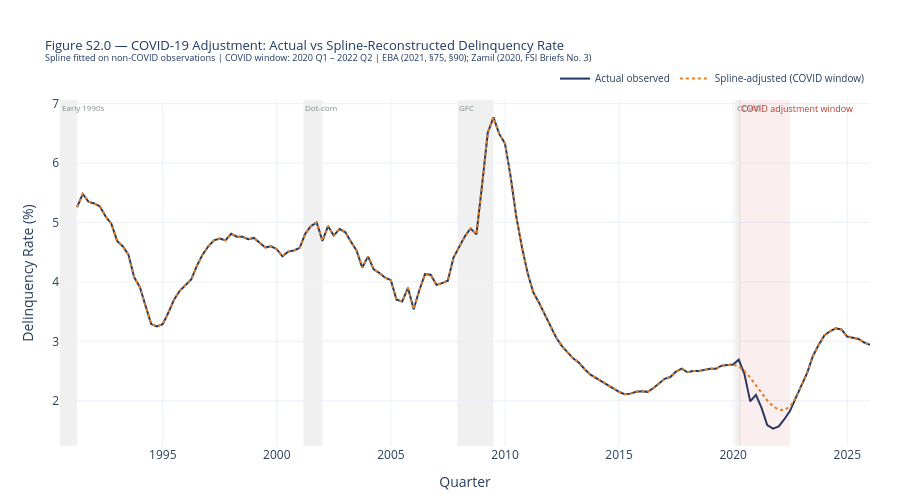

The notebook cell this image was saved under:
### Markdown cell above
## **2: COVID-19 Adjustment — Cubic Spline & Structural Break Dummy**
___
Before fitting any PD model, `us_delinquency_rate` is adjusted to correct
for the artificial suppression of defaults during the COVID-19 period
**(2020 Q1 – 2022 Q2)**.

### Why this adjustment is necessary

Government support measures — stimulus payments, mortgage payment holidays,
and moratoria — suppressed observed delinquency rates below their true
economic level during this period. The EBA (2021, §75) explicitly documents
that public support measures *reduced the level of defaults that would
otherwise be observed.* Training a regression model on these artificially
suppressed values biases coefficients downward and produces forecasts that
underestimate default risk in stress scenarios.

### Why COVID only — not other recessions

The 1990s, dot-com, and GFC recessions all followed the standard
macro-default transmission mechanism and represent the most informative
training signal for the model. COVID broke the mechanism through policy
intervention, not through underlying economics. Masking the GFC would
discard the model's most important stress calibration period.

### Two-layer adjustment approach

**Layer 1 — Cubic spline reconstruction**

A natural cubic spline $S(t)$ is fitted through the non-COVID observations
$(t_1, y_1), \ldots, (t_n, y_n)$ and evaluated over the COVID window to
reconstruct a counterfactual delinquency path:

$$\tilde{y}_t = \begin{cases} y_t & t \notin [\text{2020 Q1},\, \text{2022 Q2}] \\ S(t) & t \in [\text{2020 Q1},\, \text{2022 Q2}] \end{cases}$$

This is consistent with the EBA (2021, §90) observation that institutions
applied *smoothing factors to macroeconomic variables underlying IFRS 9
scenarios* to reflect average forecasts during the distortion period.

**Layer 2 — COVID structural break dummy**

A binary dummy variable is included as a regressor in all PD models:

$$D_t^{\text{COVID}} = \begin{cases} 1 & t \in [\text{2020 Q1},\, \text{2022 Q2}] \\ 0 & \text{otherwise} \end{cases}$$

This captures any residual structural break effect not absorbed by the
spline. The temporary nature of the distortion is supported by EBA (2021,
§94), which documents that IFRS 9 PD patterns largely reverted to
pre-COVID relationships by December 2020.

**References:**
EBA (2021). *IFRS 9 Implementation by EU Institutions — Monitoring Report.*
EBA/Rep/2021/35, paragraphs 75, 90, 94.

Zamil, R. (2020). *Expected loss provisioning under a global pandemic.*
FSI Briefs No. 3, Bank for International Settlements.

### Code cell
import pandas as pd
import numpy as np
from scipy.interpolate import CubicSpline
import plotly.graph_objects as go


# ── Load ──────────────────────────────────────────────────────────────────────
GITHUB_RAW   = 'https://raw.githubusercontent.com/hogandan85/ST-498/main/Data%20Collection'
LOCAL_OUTPUT = Path(r'C:\Users\andre\OneDrive\LSE\ST498 - Capstone Project\ST-498\Data Collection')
df = pd.read_csv(f'{GITHUB_RAW}/SARIMA_regressors_US_Q.csv', index_col=0, parse_dates=True)

TARGET = 'us_delinquency_rate'

# ── Define COVID adjustment window ────────────────────────────────────────────
# 2020 Q1 – 2022 Q2: government support suppressed observed defaults
# EBA (2021, §75); Zamil (2020, FSI Briefs No. 3)
COVID_START = '2020-03-31'
COVID_END   = '2022-06-30'
covid_mask  = (df.index >= COVID_START) & (df.index <= COVID_END)

# ── Layer 1: Cubic spline reconstruction ─────────────────────────────────────
# Fit spline on non-COVID, observed quarters only
# EBA (2021, §90): smoothing factors applied to macro variables in IFRS 9 scenarios
train_mask  = df[TARGET].notna() & ~covid_mask
spline_data = df.loc[train_mask, TARGET].copy()

x_all   = np.arange(len(df))
x_train = x_all[train_mask.values]
y_train = spline_data.values

cs = CubicSpline(x_train, y_train)

df['delinquency_spline'] = df[TARGET].copy()
covid_idx = np.where(covid_mask)[0]
df.loc[covid_mask, 'delinquency_spline'] = cs(covid_idx)

# ── Layer 2: COVID structural break dummy ─────────────────────────────────────
# Binary indicator — 1 during COVID distortion window, 0 otherwise
# EBA (2021, §94): distortion temporary, PD patterns reverted by end 2020
df['covid_dummy'] = covid_mask.astype(int)

# ── Save updated dataset ──────────────────────────────────────────────────────
df.to_csv(LOCAL_OUTPUT / 'SARIMA_regressors_adjusted_US_Q.csv')
print(f'Saved SARIMA_regressors_adjusted_US_Q.csv — added delinquency_spline and covid_dummy')
print(f'COVID window : {COVID_START} to {COVID_END}  ({covid_mask.sum()} quarters)')
print(f'Spline range during COVID : {df.loc[covid_mask, "delinquency_spline"].min():.3f}% '
      f'to {df.loc[covid_mask, "delinquency_spline"].max():.3f}%')
print(f'Actual range during COVID : {df.loc[covid_mask, TARGET].min():.3f}% '
      f'to {df.loc[covid_mask, TARGET].max():.3f}%')

# ── Plot: actual vs spline-adjusted ──────────────────────────────────────────
NAVY, AMBER, RED, GREY = '#1F3864', '#E67E22', '#C0392B', '#7F8C8D'
RECESSIONS = [
    ('1990-07-01', '1991-03-31', 'Early 1990s'),
    ('2001-03-01', '2001-12-31', 'Dot-com'),
    ('2007-12-01', '2009-06-30', 'GFC'),
    ('2020-02-01', '2020-04-30', 'COVID'),
]

hist = df[df[TARGET].notna()]

fig = go.Figure()

for s, e, lbl in RECESSIONS:
    fig.add_vrect(x0=s, x1=e, fillcolor='lightgrey', opacity=0.35,
                  layer='below', line_width=0,
                  annotation_text=lbl, annotation_position='top left',
                  annotation_font_size=8, annotation_font_color=GREY)

fig.add_trace(go.Scatter(
    x=hist.index, y=hist[TARGET],
    mode='lines', name='Actual observed',
    line=dict(color=NAVY, width=2)))

fig.add_trace(go.Scatter(
    x=hist.index, y=hist['delinquency_spline'],
    mode='lines', name='Spline-adjusted (COVID window)',
    line=dict(color=AMBER, width=2, dash='dot')))

fig.add_vrect(
    x0=COVID_START, x1=COVID_END,
    fillcolor='rgba(192,57,43,0.08)', line_width=0,
    annotation_text='COVID adjustment window',
    annotation_position='top left',
    annotation_font_size=9, annotation_font_color=RED)

fig.update_layout(
    title=dict(
        text='Figure S2.0 — COVID-19 Adjustment: Actual vs Spline-Reconstructed Delinquency Rate<br>'
             '<sup>Spline fitted on non-COVID observations | '
             'COVID window: 2020 Q1 – 2022 Q2 | '
             'EBA (2021, §75, §90); Zamil (2020, FSI Briefs No. 3)</sup>',
        font=dict(size=13, color=NAVY)),
    xaxis_title='Quarter',
    yaxis_title='Delinquency Rate (%)',
    template='plotly_white',
    legend=dict(orientation='h', yanchor='bottom', y=1.02,
                xanchor='right', x=1, font=dict(size=10)),
    height=500,
    margin=dict(t=100, b=50, l=60, r=30))

fig.show()

### Figure 1 — Plotly figure (JSON) as saved in the notebook; plotly's stock layout.template omitted (floating-point values rounded to 4 significant figures; data arrays with more than 128 entries replaced by an {"elided": "..."} marker saying what was removed)
{"data": [{"line": {"color": "#1F3864", "width": 2}, "mode": "lines", "name": "Actual observed", "type": "scatter", "x": {"elided": "140 str values"}, "y": {"elided": "140 float values"}}, {"line": {"color": "#E67E22", "dash": "dot", "width": 2}, "mode": "lines", "name": "Spline-adjusted (COVID window)", "type": "scatter", "x": {"elided": "140 str values"}, "y": {"elided": "140 float values"}}], "layout": {"annotations": [{"font": {"color": "#7F8C8D", "size": 8}, "showarrow": false, "text": "Early 1990s", "x": "1990-07-01", "xanchor": "left", "xref": "x", "y": 1, "yanchor": "top", "yref": "y domain"}, {"font": {"color": "#7F8C8D", "size": 8}, "showarrow": false, "text": "Dot-com", "x": "2001-03-01", "xanchor": "left", "xref": "x", "y": 1, "yanchor": "top", "yref": "y domain"}, {"font": {"color": "#7F8C8D", "size": 8}, "showarrow": false, "text": "GFC", "x": "2007-12-01", "xanchor": "left", "xref": "x", "y": 1, "yanchor": "top", "yref": "y domain"}, {"font": {"color": "#7F8C8D", "size": 8}, "showarrow": false, "text": "COVID", "x": "2020-02-01", "xanchor": "left", "xref": "x", "y": 1, "yanchor": "top", "yref": "y domain"}, {"font": {"color": "#C0392B", "size": 9}, "showarrow": false, "text": "COVID adjustment window", "x": "2020-03-31", "xanchor": "left", "xref": "x", "y": 1, "yanchor": "top", "yref": "y domain"}], "height": 500, "legend": {"font": {"size": 10}, "orientation": "h", "x": 1, "xanchor": "right", "y": 1.02, "yanchor": "bottom"}, "margin": {"b": 50, "l": 60, "r": 30, "t": 100}, "shapes": [{"fillcolor": "lightgrey", "layer": "below", "line": {"width": 0}, "opacity": 0.35, "type": "rect", "x0": "1990-07-01", "x1": "1991-03-31", "xref": "x", "y0": 0, "y1": 1, "yref": "y domain"}, {"fillcolor": "lightgrey", "layer": "below", "line": {"width": 0}, "opacity": 0.35, "type": "rect", "x0": "2001-03-01", "x1": "2001-12-31", "xref": "x", "y0": 0, "y1": 1, "yref": "y domain"}, {"fillcolor": "lightgrey", "layer": "below", "line": {"width": 0}, "opacity": 0.35, "type": "rect", "x0": "2007-12-01", "x1": "2009-06-30", "xref": "x", "y0": 0, "y1": 1, "yref": "y domain"}, {"fillcolor": "lightgrey", "layer": "below", "line": {"width": 0}, "opacity": 0.35, "type": "rect", "x0": "2020-02-01", "x1": "2020-04-30", "xref": "x", "y0": 0, "y1": 1, "yref": "y domain"}, {"fillcolor": "rgba(192,57,43,0.08)", "line": {"width": 0}, "type": "rect", "x0": "2020-03-31", "x1": "2022-06-30", "xref": "x", "y0": 0, "y1": 1, "yref": "y domain"}], "title": {"font": {"color": "#1F3864", "size": 13}, "text": "Figure S2.0 — COVID-19 Adjustment: Actual vs Spline-Reconstructed Delinquency Rate<br><sup>Spline fitted on non-COVID observations | COVID window: 2020 Q1 – 2022 Q2 | EBA (2021, §75, §90); Zamil (2020, FSI Briefs No. 3)</sup>"}, "xaxis": {"title": {"text": "Quarter"}}, "yaxis": {"title": {"text": "Delinquency Rate (%)"}}}}
